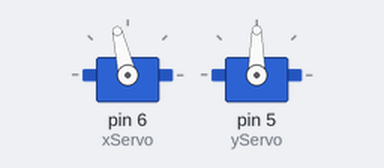
Recording of a sketch running on a simulated Arduino Uno, built with avr-gcc and run on an emulated ATmega328P. Shown: 2 × servo.

Above: at 0.05 s.
At 0.25 s:
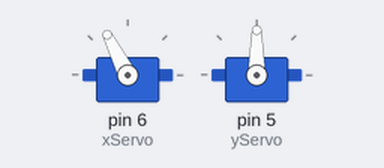
Timing chart, 0 to 3.0 s (numbered marks = the images above):
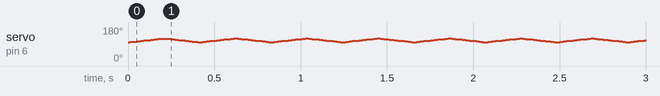

The sketch:

shipMotorCali.ino
```cpp
#include <Servo.h>
Servo xServo;
Servo yServo;

int pos = 0;

void setup()
{
	Serial.begin(9600);
	xServo.attach(6);
	yServo.attach(5);
}

void loop()
{
	int r;
	for (pos = 100; pos <= 120; pos = pos + 1) {
		xServo.write(pos);
		delay(10);
	}

	for (pos = 119; pos >= 100; pos = pos - 1) {
		xServo.write(pos);
		delay(10);
	}
}
	/*xNineGServo.write(130);
	delay(100);*/
```
